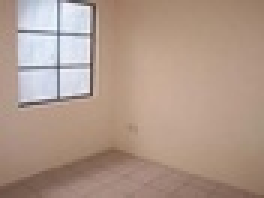
%> input picture Project 2/corner_window.jpg, 88 x 66 px, shrunk from 259 x 194 before the run (shown 3 times larger)
$ octave Project_2_Part_B.m   (GNU Octave 9; MATLAB toolbox functions it lacks are replaced by stand-ins)
%> lines starting %> are read from the running program, lines starting %| are printed output that depends on the picture; in (x1, y1, x2, y2) boxes, pixels count from 0 and x2, y2 are one past the last pixel; in counts of white or black regions, pixels touching at a corner belong together; the program's own positions count from 1
### Project 2/linearfilter.m
function [filtered_image]=linearfilter(image, kernel)
% kernel must be an ODDxODD matrix
% image must be larger than kernel


[i_rows, i_cols] = size(image);
[k_rows, k_cols] = size(kernel);


% Edge pixels of image will be omitted from new image.
% _trim variables hold number of pixels from edge that are ignored.
tb_trim = (k_rows-1)/2; % Top/Bottom
lr_trim = (k_cols-1)/2; % Left/Right


% Start and end indicies of new image
col_start = lr_trim+1;
col_end = i_cols-lr_trim;
row_start = tb_trim+1;
row_end = i_rows-tb_trim;


image = double(image);
filtered_image = uint8(zeros(i_rows-2*tb_trim, i_cols-2*lr_trim));


f_col = 1;
for C=col_start:1:col_end
    f_row = 1;
    for R=row_start:1:row_end

        % Extract neighborhood from image
        neighbors = image(R-tb_trim:R+tb_trim,C-lr_trim:C+lr_trim);

        pixel = sum(neighbors.*kernel, 'all');

        filtered_image(f_row,f_col) = uint8(pixel);

        f_row = f_row+1;
    end
    f_col = f_col+1;
end
end

### Project 2/Project_2_Part_B.m
%% Project 2
%
% EE/CPE 428 - Computer Vision
% Winter 2023
%
% Group 4: Nathan Jaggers, Addison Sandvik, Matthew Palma
%
% Description: See coresponding document <Can add description later>
% Cannot use imfilter, can use fspecial
%% Part B
close all
clear
clc

%% PB-1
% load image
image = imread("corner_window.jpg");
%> image is the input picture: size 66x88x3 uint8; mean R, G, B 175.7, 152.9, 139.2
imshow(image)

%%
% grayscale image
gray = rgb2gray(image);
imshow(gray)

%%
% create Prewitt and sobel kernels

% Prewitt horizontal [1 1 1;0 0 0;-1 -1 -1]
Px = fspecial("prewitt");
Py = Px';

% Sobel horizontal [1 2 1;0 0 0;-1 -2 -1]
Sx = fspecial("sobel");
Sy = Sx';

%%
% filter horizontal and vertical edges
% and combine results
Gx = linearfilter(gray,Px);
%> after the loop in linearfilter, `for C=col_start:1:col_end`: f_col = 87
%imshow(Gx);
Gy = linearfilter(gray,Py);
%imshow(Gy);

G = abs(Gx) + abs(Gy);
imshow(G)

%%
% threshold final results
threshold = 50;
edges = G > threshold;
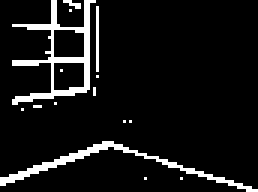
%> edges: size 64x86 logical (shown 3 times larger); 8.3% white in thin lines or dots
imshow(edges);

%%
% filter horizontal and vertical edges
% and combine results
Gx = linearfilter(gray,Sx);
%> call 3 of linearfilter, with kernel = [1 2 1; 0 0 0; -1 -2 -1]
%> after the loop in linearfilter (call 3), `for C=col_start:1:col_end`:
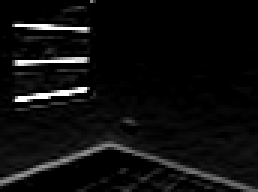
%> filtered_image: size 64x86 uint8 (shown 3 times larger); min 0, max 255, mean 13.9
%imshow(Gx);
Gy = linearfilter(gray,Sy);
%imshow(Gy);

G = abs(Gx) + abs(Gy);
imshow(G)

%%
% threshold final results
threshold = 80;
edges = G > threshold;
%> edges: size 64x86 logical; 7.2% white in thin lines or dots
imshow(edges);

%% PB-2
% load image
image = imread("New York City.jpg");
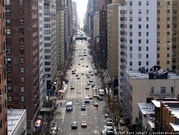
%> input picture Project 2/New York City.jpg, 179 x 135 px, shrunk from 530 x 398 before the run
%> image is the input picture: size 135x179x3 uint8; mean R, G, B 102.2, 97.4, 99.9
imshow(image)

%%
% grayscale image
gray = rgb2gray(image);
%> gray: size 135x179 uint8
imshow(gray)

%%
% LoG kernel
s1 = fspecial("log",5,0.5);
s2 = fspecial("log",5,1.0);
s3 = fspecial("log",5,1.2);

%%
%filter image
G = linearfilter(gray,s1);
%> after the loop in linearfilter (call 5), `for C=col_start:1:col_end`:
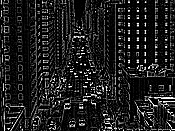
%> filtered_image: size 131x175 uint8; min 0, max 255, mean 30.7
%> after the loop in linearfilter (call 5), `for C=col_start:1:col_end`: f_col = 176
imshow(G)
%%
G = linearfilter(gray,s2);
imshow(G)
%%
G = linearfilter(gray,s3);
imshow(G)

%% PB-3
% load image
image = imread("bike-lane.jpg");
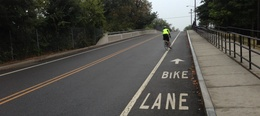
%> input picture Project 2/bike-lane.jpg, 260 x 116 px, shrunk from 768 x 342 before the run
%> image is the input picture: size 116x260x3 uint8; mean R, G, B 79, 77.7, 72.3
imshow(image)

%%
% grayscale image
gray = rgb2gray(image);
%> gray: size 116x260 uint8
imshow(gray)

%%
G = edge(gray,'canny',0.5,2);
%> G: size 116x260 logical; 1.9% white in thin lines or dots, all inside (x1, y1, x2, y2) = (41, 1, 207, 115)
imshow(G)

%% PB-4

[H,T,R] = hough(G);
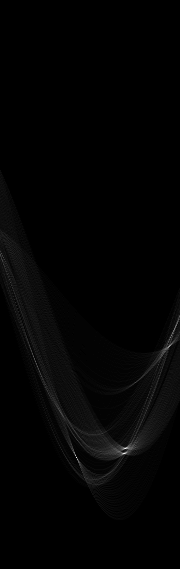
%> H: size 569x180 double; min 0, max 76, mean 1; drawn with min black and max white
P  = houghpeaks(H,5,'threshold',ceil(0.3*max(H(:))));

% Find lines and plot them
lines = houghlines(G,T,R,P,'FillGap',5,'MinLength',7);
figure, imshow(gray), hold on

for k = 1:length(lines)
 xy = [lines(k).point1; lines(k).point2];
 plot(xy(:,1),xy(:,2),'LineWidth',2,'Color','green');

 % plot beginnings and ends of lines
 plot(xy(1,1),xy(1,2),'x','LineWidth',2,'Color','yellow');
 plot(xy(2,1),xy(2,2),'x','LineWidth',2,'Color','red');
end
%> this loop made 3 passes
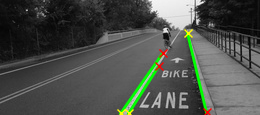
%> figure redrawn from the program's plot data
